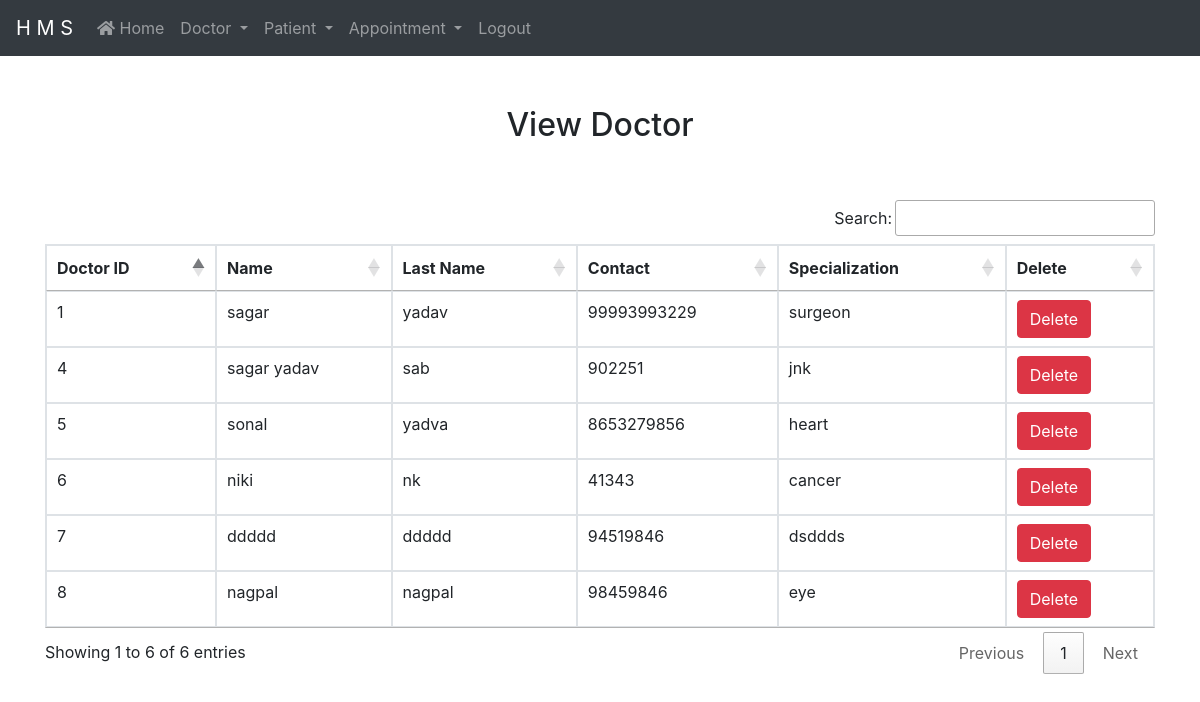
Before: /view_doctor/ (signed in) with the older database file.
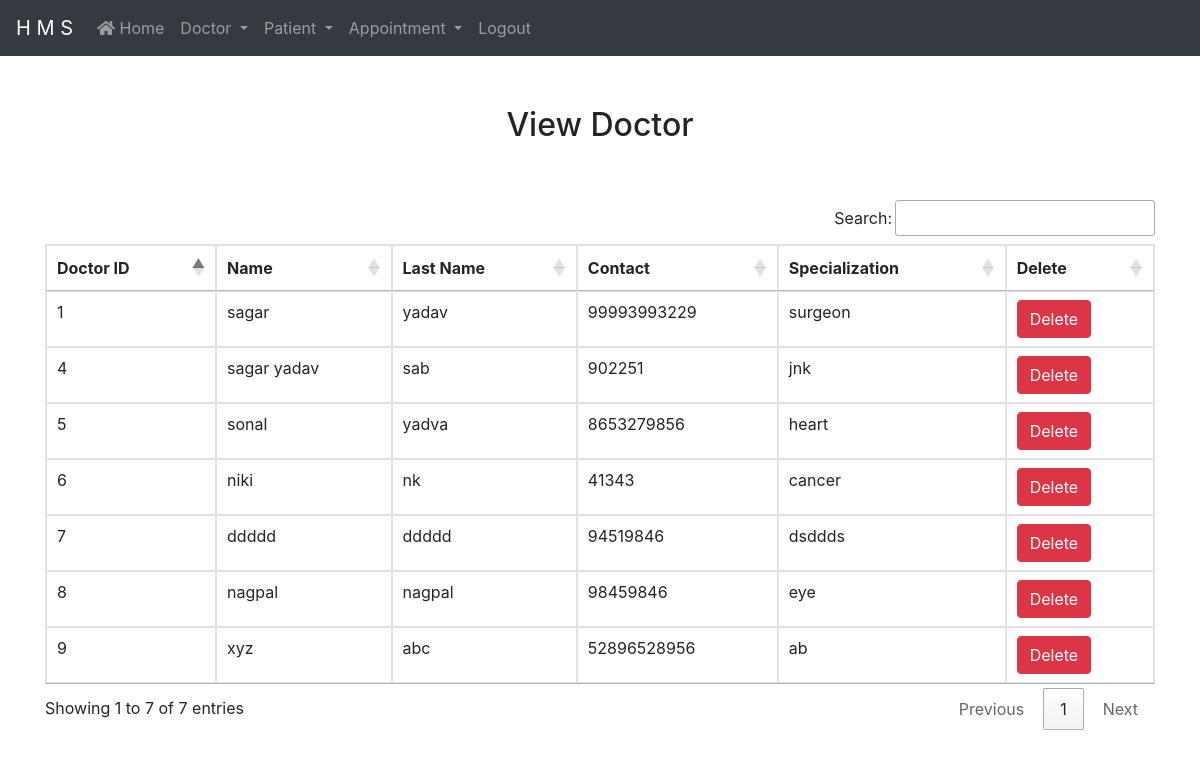
After: the same page with the newer database file.
### hms/models.py (models this page shows, shortened)
class doctormodel(models.Model):
    name = models.CharField(max_length=30)
    lastname = models.CharField(max_length=30)
    contact = models.IntegerField(unique=True)
    speciality = models.CharField(max_length=50)

### hms/views.py (the view)
# urls.py: path('view_doctor/', views.view_doctor, name="view_doctor"),
def view_doctor(request):
    if not request.user.is_staff:
        return redirect('login')
    doc = doctormodel.objects.all()
    d = {'doc':doc}
    return render(request,'view_doctor.html',d)

### templates/view_doctor.html
{% extends 'nav-common.html' %}
{% load static %}
{% block body %}
    <div class="container" style="margin-top: 50px">
        <h2 class="text-center">View Doctor</h2>
        <br><br>
            <table class="table table-hover table-bordered table-responsive-lg" id="example">
                <thead>
                    <tr>
                        <th>
                            Doctor ID
                        </th>
                        <th>
                             Name
                        </th>
                        <th>
                            Last Name
                        </th>
                        <th>
                            Contact
                        </th>
                        <th>
                            Specialization
                        </th>
                        <th>
                            Delete
                        </th>
                    </tr>
                </thead>
                <tbody>
                    {% for i in doc %}
                        <tr>
                        <td>{{ i.id }}</td>
                        <td>{{ i.name }}</td>
                        <td>{{ i.lastname }}</td>
                        <td>{{ i.contact }}</td>
                        <td>{{ i.speciality }}</td>
                            <td><a href="{% url 'delete_doctor' i.id %}" onclick="return confirm('Are you really Want to Delete')" class="btn btn-danger"> Delete</a></td>
                        </tr>
                    {% endfor %}
                </tbody>
            </table>
    </div>
{% endblock %}

Changed rows visible on the page:
added doctormodel: id "9", name "xyz", lastname "abc", contact "52896528956", speciality "ab"
Other visible differences:
text written by a page script: "Search: Showing 1 to 6 of 6 entries Previous 1 Next" → "Search: Showing 1 to 7 of 7 entries Previous 1 Next"
